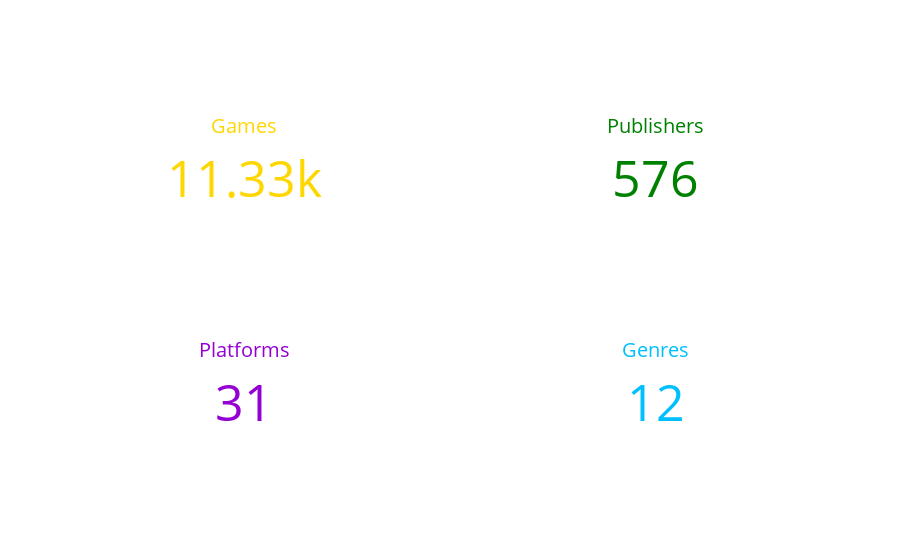

The notebook cell this image was saved under:
### Code cell
fig = go.Figure()
fig.add_trace(go.Indicator(
    mode = "number",
    value = len(df['Name'].unique()),
    title = {'text': "Games",'font': {'color': 'gold','size':20}},
    number={'font':{'color': 'gold','size':50}},
    domain = {'row': 0, 'column': 0}
))
fig.add_trace(go.Indicator(
    mode = "number",
    value = len(publisher),
    title = {'text': "Publishers",'font': {'color': 'green','size':20}},
    number={'font':{'color': 'green','size':50}},
    domain = {'row': 0, 'column': 1}
))

fig.add_trace(go.Indicator(
    mode = "number",
    value = len(platforms),
    title = {'text': "Platforms",'font': {'color': 'darkviolet','size':20}},
    number={'font':{'color': 'darkviolet','size':50}},
    domain = {'row': 1, 'column': 0}
))

fig.add_trace(go.Indicator(
    mode = "number",
    value = len(genres),
    title = {'text': "Genres",'font': {'color': 'deepskyblue','size':20}},
    number={'font':{'color': 'deepskyblue','size':50}},
    domain = {'row': 1, 'column': 1}
))

fig.update_layout(
    grid = {'rows': 2, 'columns': 2, 'pattern': "independent"})
fig.show()

### Figure 1 — Plotly figure (JSON) as saved in the notebook; plotly's stock layout.template omitted (floating-point values rounded to 4 significant figures)
{"data": [{"domain": {"column": 0, "row": 0}, "mode": "number", "number": {"font": {"color": "gold", "size": 50}}, "title": {"font": {"color": "gold", "size": 20}, "text": "Games"}, "type": "indicator", "value": 11325}, {"domain": {"column": 1, "row": 0}, "mode": "number", "number": {"font": {"color": "green", "size": 50}}, "title": {"font": {"color": "green", "size": 20}, "text": "Publishers"}, "type": "indicator", "value": 576}, {"domain": {"column": 0, "row": 1}, "mode": "number", "number": {"font": {"color": "darkviolet", "size": 50}}, "title": {"font": {"color": "darkviolet", "size": 20}, "text": "Platforms"}, "type": "indicator", "value": 31}, {"domain": {"column": 1, "row": 1}, "mode": "number", "number": {"font": {"color": "deepskyblue", "size": 50}}, "title": {"font": {"color": "deepskyblue", "size": 20}, "text": "Genres"}, "type": "indicator", "value": 12}], "layout": {"grid": {"columns": 2, "pattern": "independent", "rows": 2}}}
